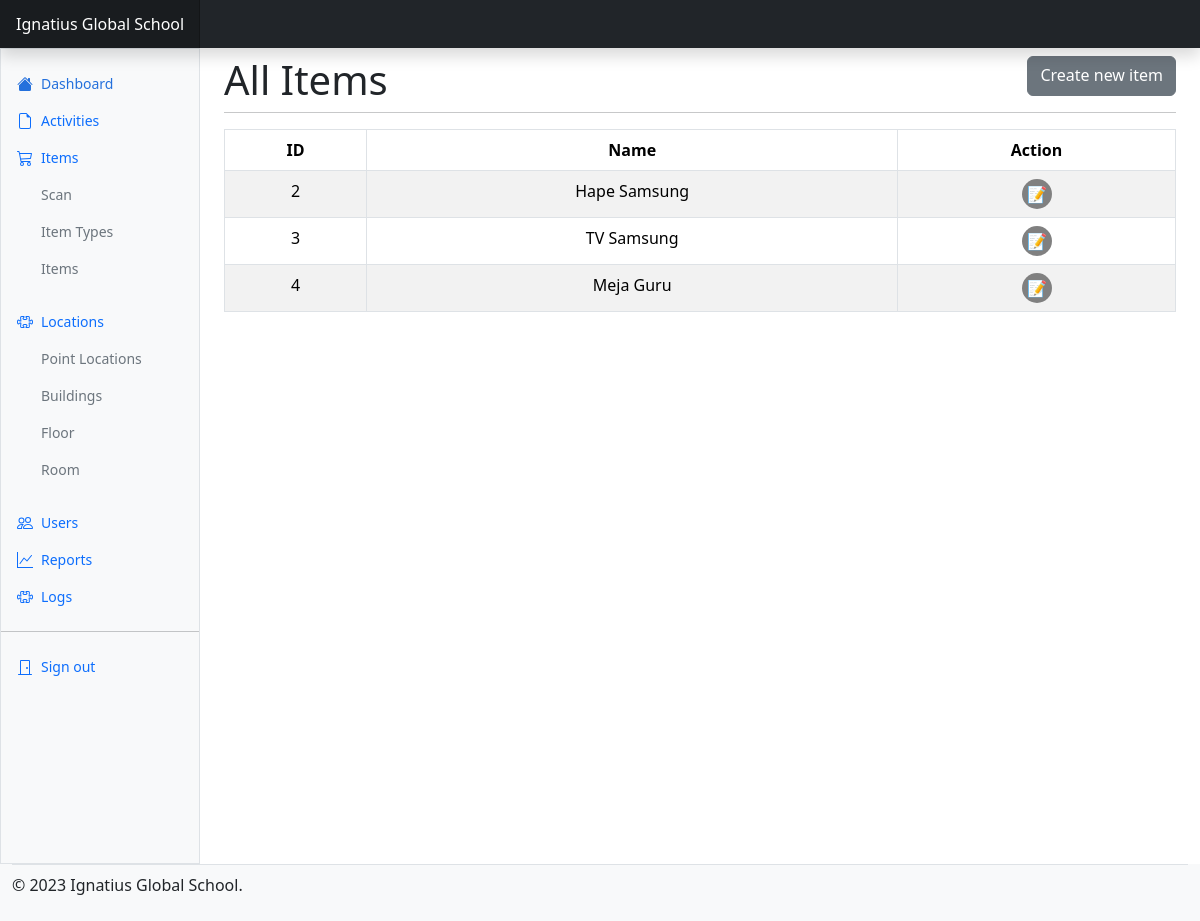
Page /items (signed in) on the earlier database version.
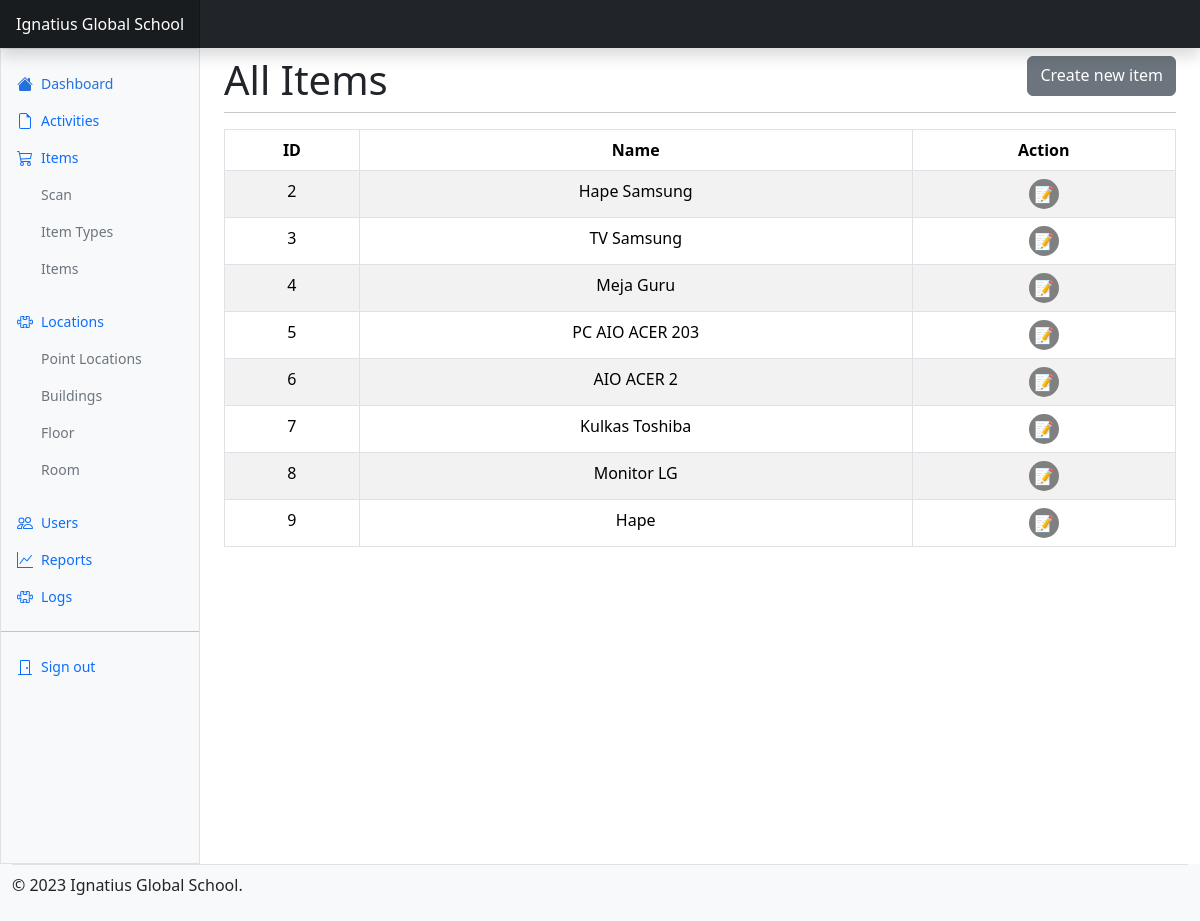
Same page on the later database version.
### application/models/items/items.py (models this page shows, shortened)
class Item(db.Model):
    __tablename__ = "items"
    id = db.Column(db.Integer, primary_key = True)
    code = db.Column(db.String(256), nullable = False, unique = True, index = True)
    name = db.Column(db.String(256), nullable = False)
    length = db.Column(db.Float, default = 0)
    width = db.Column(db.Float, default = 0)
    height = db.Column(db.Float, default = 0)
    weight = db.Column(db.Float, default = 0)
    color = db.Column(db.String(128))
    photo_item = db.Column(db.String(256), default = "items/default.jpg")
    is_electronic = db.Column(db.Boolean, default = False)
    is_waterresistant = db.Column(db.Boolean, default = False)
    price = db.Column(db.Float, default = 0)
    make = db.Column(db.String(256))
    model = db.Column(db.String(256))
    store = db.Column(db.String(256))
    volume_cc = db.Column(db.Float, default = 0)
    material = db.Column(db.String(256))
    machine_number = db.Column(db.String(256))
    police_state_number = db.Column(db.String(256))
    serial_number = db.Column(db.String(256))
    date_purchased = db.Column(db.DateTime, default = datetime.utcnow())
    budget_type = db.Column(db.String(256), default = "Dana Masyarakat")
    origin_country = db.Column(db.String(256), default = "Indonesia")
    percent_depreciation_per_year = db.Column(db.Float, default = 0)
    percent_demage = db.Column(db.Float, default = 0)
    is_available = db.Column(db.Boolean, default = True)
    is_broken = db.Column(db.Boolean, default = False)
    is_active = db.Column(db.Boolean, default = True)
    date_created = db.Column(db.DateTime, default = datetime.utcnow())
    date_updated = db.Column(db.DateTime)
    photo_location = db.Column(db.String(256), default = "default.jpg")
    room_id = db.Column(db.Integer, db.ForeignKey("rooms.id"), nullable = False)
    created_by = db.Column(db.Integer, db.ForeignKey("users.id"), nullable = False)
    item_type_id = db.Column(db.Integer, db.ForeignKey("item_types.id"), nullable = False)
    description = db.Column(db.Text)
    transfered_histories = db.relationship("Transfer", backref = "transfered_histories", lazy = True)
    updated_histories = db.relationship("Update", backref = "updated_histories", lazy = True)

### application/routes/items/items.py (the view)
@items.route('/items')
@login_required
def all():
    items = Item.query.all()
    data = []
    for item in items:
        data.append({
            'ID': item.id,
            'Name': item.name,
            'Action': f'<div class="action-btn"><a href="{url_for("items.update", id=item.id)}">📝</a></div>'
        }) #<a style="margin-left: 15px;" href="{url_for("items.delete", id=item.id)}">❌</a>
    df = pd.DataFrame(data)
    html_table = df.to_html(classes='table table-striped table-bordered', escape=False, index=False)
    return render_template('pages/items/view_all_items.html', title="All Items", html_table=html_table)

### application/utils/__init__.py (called while the page is built)
@login_manager.user_loader
def load_user(user_id):
    return User.query.get(int(user_id))

### application/views/pages/items/view_all_items.html
{% extends 'layout.html' %}
{% block content %}
    <div class="content-header d-flex justify-content-between" style="height: 40px;">
        <h1>{{ title }}</h1>
        <a class="btn btn-secondary" href="{{ url_for('items.add') }}">Create new item</a>
    </div>
    <hr>
    <div class="text-center">
        {{ html_table | safe }}
    </div>
{% endblock content %}

Differences in the rows shown:
no longer on this page (row edited): Item: name "ID Name Action 2 Hape Samsung 📝 3 TV Samsung 📝 4 Meja Guru 📝"
added Item: name "ID Name Action 2 Hape Samsung 📝 3 TV Samsung 📝 4 Meja Guru 📝 5 PC AIO ACER 203 📝 6 AIO ACER 2 📝 7 Kulkas Toshiba 📝 8 Monitor LG 📝 9 Hape 📝"
